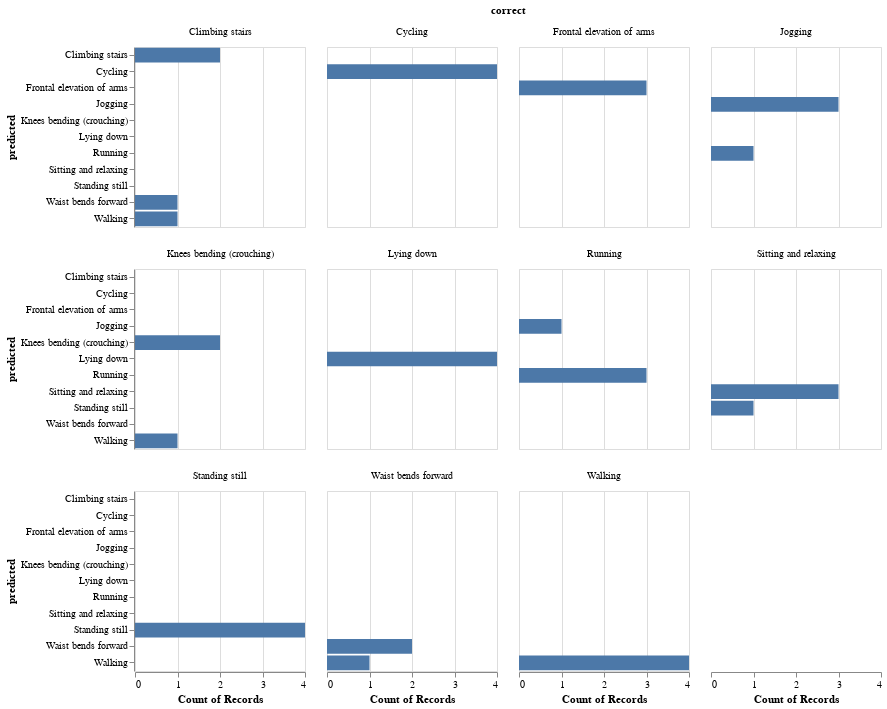

Source (notebook cell):
### Code cell
model = SVC(C=13, kernel='poly', degree=2)
model.fit(X_train, y_train)
y_pred = model.predict(X_test)
score = accuracy_score(y_pred, y_test)
print("Score: {:.2f}".format(score))
show_result(y_pred, y_test)

### Figure 1 — Vega-Lite specification as saved in the notebook (floating-point values rounded to 4 significant figures)
{"config": {"view": {"continuousWidth": 400, "continuousHeight": 300}}, "data": {"name": "data-8903eb1524c67ac0509cf2929e2b5d55"}, "facet": {"type": "nominal", "field": "correct"}, "spec": {"mark": "bar", "encoding": {"x": {"type": "nominal", "aggregate": "count", "field": "predicted"}, "y": {"type": "nominal", "field": "predicted"}}, "height": 180, "width": 170}, "columns": 4, "$schema": "https://vega.github.io/schema/vega-lite/v4.8.1.json", "datasets": {"data-8903eb1524c67ac0509cf2929e2b5d55": [{"predicted": "Climbing stairs", "correct": "Climbing stairs"}, {"predicted": "Sitting and relaxing", "correct": "Sitting and relaxing"}, {"predicted": "Lying down", "correct": "Lying down"}, {"predicted": "Standing still", "correct": "Standing still"}, {"predicted": "Frontal elevation of arms", "correct": "Frontal elevation of arms"}, {"predicted": "Walking", "correct": "Walking"}, {"predicted": "Walking", "correct": "Climbing stairs"}, {"predicted": "Standing still", "correct": "Standing still"}, {"predicted": "Lying down", "correct": "Lying down"}, {"predicted": "Walking", "correct": "Walking"}, {"predicted": "Standing still", "correct": "Standing still"}, {"predicted": "Standing still", "correct": "Standing still"}, {"predicted": "Cycling", "correct": "Cycling"}, {"predicted": "Standing still", "correct": "Sitting and relaxing"}, {"predicted": "Frontal elevation of arms", "correct": "Frontal elevation of arms"}, {"predicted": "Walking", "correct": "Knees bending (crouching)"}, {"predicted": "Waist bends forward", "correct": "Waist bends forward"}, {"predicted": "Cycling", "correct": "Cycling"}, {"predicted": "Frontal elevation of arms", "correct": "Frontal elevation of arms"}, {"predicted": "Knees bending (crouching)", "correct": "Knees bending (crouching)"}, {"predicted": "Walking", "correct": "Walking"}, {"predicted": "Waist bends forward", "correct": "Waist bends forward"}, {"predicted": "Climbing stairs", "correct": "Climbing stairs"}, {"predicted": "Jogging", "correct": "Jogging"}, {"predicted": "Jogging", "correct": "Running"}, {"predicted": "Lying down", "correct": "Lying down"}, {"predicted": "Jogging", "correct": "Jogging"}, {"predicted": "Sitting and relaxing", "correct": "Sitting and relaxing"}, {"predicted": "Knees bending (crouching)", "correct": "Knees bending (crouching)"}, {"predicted": "Running", "correct": "Jogging"}, {"predicted": "Cycling", "correct": "Cycling"}, {"predicted": "Waist bends forward", "correct": "Climbing stairs"}, {"predicted": "Lying down", "correct": "Lying down"}, {"predicted": "Cycling", "correct": "Cycling"}, {"predicted": "Jogging", "correct": "Jogging"}, {"predicted": "Running", "correct": "Running"}, {"predicted": "Running", "correct": "Running"}, {"predicted": "Walking", "correct": "Waist bends forward"}, {"predicted": "Running", "correct": "Running"}, {"predicted": "Sitting and relaxing", "correct": "Sitting and relaxing"}, {"predicted": "Walking", "correct": "Walking"}]}}
